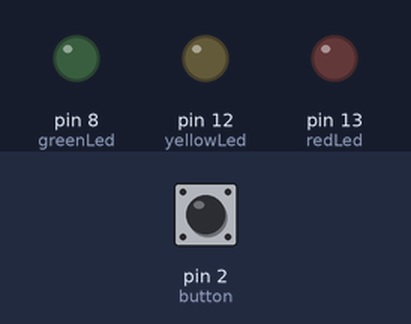
The sketch below on a simulated Arduino Uno, built with avr-gcc and run on an emulated ATmega328P. Parts: output pins drawn as LEDs (lit = HIGH). The test bench sets the inputs (shaded band); at power-on: pin 2 (button) HIGH.

Above: at 1.5 s.
At 5.5 s:
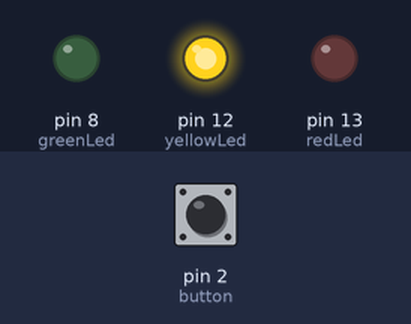
At 11.5 s:
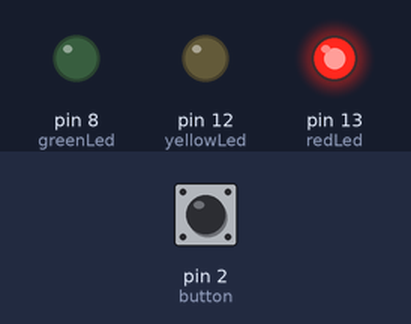
At 18.5 s:
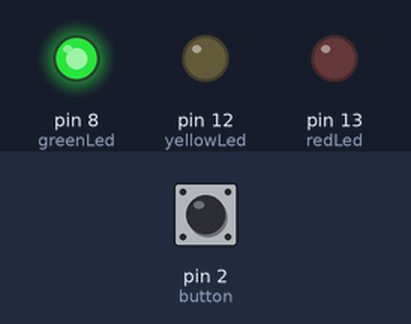
Timing chart, 0 to 26.0 s (numbered marks = the images above):
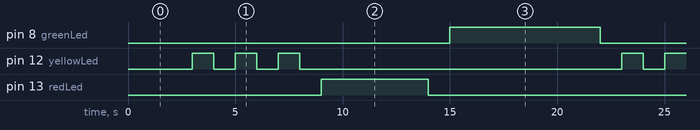

The sketch:

sem1_hw2.ino
```cpp
// C++ code
//

int button = 2;
int greenLed = 8;
int yellowLed = 12;
int redLed = 13;

void setup()
{
  pinMode(button, INPUT);
  pinMode(greenLed, OUTPUT);
  pinMode(yellowLed, OUTPUT);
  pinMode(redLed, OUTPUT);
}

void loop()
{
  if (digitalRead(button) == LOW){
  	digitalWrite(greenLed, HIGH);
  } else {
  	delay(2000);
    digitalWrite(greenLed, LOW);
    delay(1000);
    for (int i =0; i < 3; i++){
      	digitalWrite(yellowLed, HIGH);
      	delay(1000);
        digitalWrite(yellowLed, LOW);
      	delay(1000);
    }
    digitalWrite(redLed, HIGH);
    delay(5000);
    digitalWrite(redLed, LOW);
    delay(1000);
    digitalWrite(greenLed, HIGH);
    delay(5000);
  }
}
```

Measured:
- by itself, pin 8 (greenLed): alternates HIGH for 7.0 s and LOW for 13.0 s
- by itself, pin 12 (yellowLed): repeats every 20.0 s: 2 × (LOW 1.0 s, HIGH 1.0 s), LOW 15.0 s, HIGH 1.0 s
- by itself, pin 13 (redLed): alternates HIGH for 5.0 s and LOW for 15.0 s
